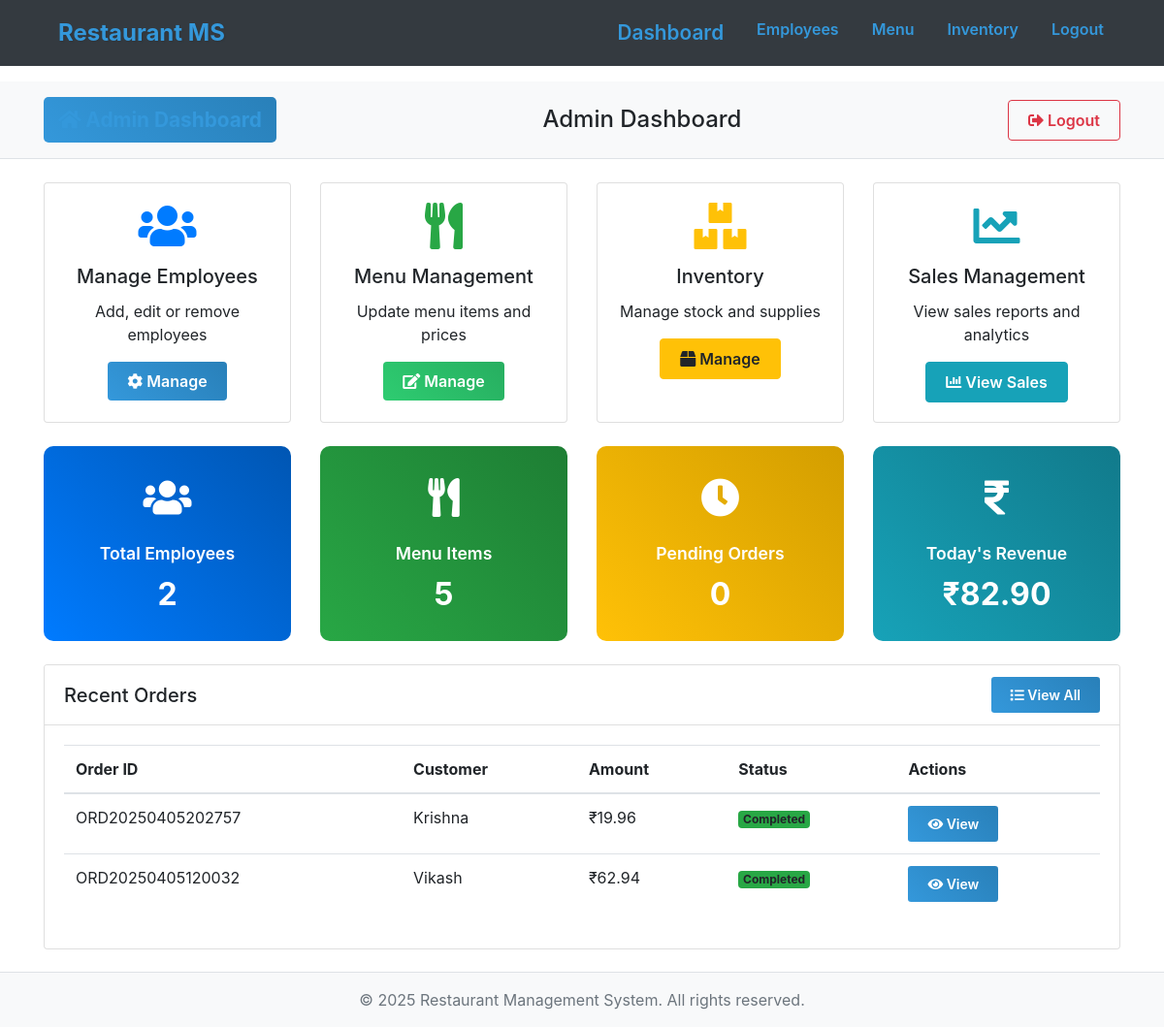
The app's page /admin/dashboard (signed in) with its own data.
### app/models.py (models this page shows, shortened)
class Orders(db.Model):
    __tablename__ = 'orders'
    orderID = db.Column(db.String(20), primary_key=True)
    employeeID = db.Column(db.Integer, db.ForeignKey('employee.id'), nullable=False)
    customerID = db.Column(db.Integer, db.ForeignKey('customer.id'), nullable=False)
    status = db.Column(db.Enum('Pending', 'Completed', name='order_status'), default='Pending')
    totalAmount = db.Column(db.Numeric(10, 2), nullable=False)
    employee = db.relationship('Employee', backref=db.backref('orders', lazy=True))
    customer = db.relationship('Customer', backref=db.backref('orders', lazy=True))

class Customer(db.Model):
    __tablename__ = 'customer'
    id = db.Column(db.Integer, primary_key=True, autoincrement=True)
    name = db.Column(db.String(100), nullable=False)
    email = db.Column(db.String(120), unique=True, nullable=False)
    phone = db.Column(db.String(20), nullable=False)

### app/routes/admin_routes.py (the view)
@admin_bp.route("/dashboard")
@admin_required
@login_required
def admin_dashboard():
    employee_count = Employee.query.count()
    menu_count = MenuItem.query.count()
    pending_orders = Orders.query.filter_by(status='Pending').count()
    today = date.today().strftime("%Y%m%d")
    today_orders = Orders.query.filter(
        Orders.orderID.like(f'ORD{today}%'),
        Orders.status == 'Completed'
    ).all()
    today_revenue = sum(order.totalAmount for order in today_orders)
    recent_orders = Orders.query.order_by(Orders.orderID.desc()).limit(5).all()
    stats = {
        'employee_count': employee_count,
        'menu_count': menu_count,
        'pending_orders': pending_orders,
        'today_revenue': today_revenue
    }
    return render_template("admin_dashboard.html", stats=stats, recent_orders=recent_orders)

### app/utils/access_control.py (called while the page is built)
def admin_required(f):
    @wraps(f)
    def decorated_function(*args, **kwargs):
        if not current_user.is_authenticated or current_user.role != "Admin":
            flash("Access restricted to Admins only.", "danger")
            return redirect(url_for("auth.choose_role"))
        return f(*args, **kwargs)
    return decorated_function

### app/templates/admin_dashboard.html (shortened to what this page needs)
{% extends "base.html" %}
{% block content %}
{% with page_title='Admin Dashboard' %}
{% include 'components/header.html' %}
{% endwith %}
<div class="container mt-4">
    <div class="row g-4 mb-4">
        <div class="col-md-6 col-lg-3">
            <div class="card h-100">
                <div class="card-body text-center">
                    <div class="card-icon text-primary mb-3">
                        <i class="fas fa-users fa-3x"></i>
                    </div>
                    <h5 class="card-title">Manage Employees</h5>
                    <p class="card-text">Add, edit or remove employees</p>
                    <a href="{{ url_for('admin.manage_employees') }}" class="btn btn-primary">
                        <i class="fas fa-cog"></i> Manage
                    </a>
                </div>
            </div>
        </div>
        <div class="col-md-6 col-lg-3">
            <div class="card h-100">
                <div class="card-body text-center">
                    <div class="card-icon text-success mb-3">
                        <i class="fas fa-utensils fa-3x"></i>
                    </div>
                    <h5 class="card-title">Menu Management</h5>
                    <p class="card-text">Update menu items and prices</p>
                    <a href="{{ url_for('admin.manage_menu') }}" class="btn btn-success">
                        <i class="fas fa-edit"></i> Manage
                    </a>
                </div>
            </div>
        </div>
        <div class="col-md-6 col-lg-3">
            <div class="card h-100">
                <div class="card-body text-center">
                    <div class="card-icon text-warning mb-3">
                        <i class="fas fa-boxes fa-3x"></i>
                    </div>
                    <h5 class="card-title">Inventory</h5>
                    <p class="card-text">Manage stock and supplies</p>
                    <a href="{{ url_for('admin.manage_inventory') }}" class="btn btn-warning">
                        <i class="fas fa-box"></i> Manage
                    </a>
                </div>
            </div>
        </div>
        <div class="col-md-6 col-lg-3">
            <div class="card h-100">
                <div class="card-body text-center">
                    <div class="card-icon text-info mb-3">
                        <i class="fas fa-chart-line fa-3x"></i>
                    </div>
                    <h5 class="card-title">Sales Management</h5>
                    <p class="card-text">View sales reports and analytics</p>
                    <a href="{{ url_for('admin.view_sales') }}" class="btn btn-info">
                        <i class="fas fa-chart-bar"></i> View Sales
                    </a>
                </div>
            </div>
        </div>
    </div>
    <div class="row g-4 mb-4">
        <div class="col-md-6 col-lg-3">
            <div class="card dashboard-card bg-primary text-white">
                <div class="card-body text-center">
                    <div class="card-icon">
                        <i class="fas fa-users"></i>
                    </div>
                    <h5 class="card-title">Total Employees</h5>
                    <p class="card-text">{{ stats.employee_count }}</p>
                </div>
            </div>
        </div>
        <div class="col-md-6 col-lg-3">
            <div class="card dashboard-card bg-success text-white">
                <div class="card-body text-center">
                    <div class="card-icon">
                        <i class="fas fa-utensils"></i>
                    </div>
                    <h5 class="card-title">Menu Items</h5>
                    <p class="card-text">{{ stats.menu_count }}</p>
                </div>
            </div>
        </div>
        <div class="col-md-6 col-lg-3">
            <div class="card dashboard-card bg-warning text-white">
                <div class="card-body text-center">
                    <div class="card-icon">
                        <i class="fas fa-clock"></i>
                    </div>
                    <h5 class="card-title">Pending Orders</h5>
                    <p class="card-text">{{ stats.pending_orders }}</p>
                </div>
            </div>
        </div>
        <div class="col-md-6 col-lg-3">
            <div class="card dashboard-card bg-info text-white">
                <div class="card-body text-center">
                    <div class="card-icon">
                        <i class="fas fa-rupee-sign"></i>
                    </div>
                    <h5 class="card-title">Today's Revenue</h5>
                    <p class="card-text">₹{{ "%.2f"|format(stats.today_revenue) }}</p>
                </div>
            </div>
        </div>
    </div>
    <div class="card mb-4">
        <div class="card-header bg-white d-flex justify-content-between align-items-center">
            <h5 class="mb-0">Recent Orders</h5>
            <a href="{{ url_for('admin.view_sales') }}" class="btn btn-sm btn-primary">
                <i class="fas fa-list"></i> View All
            </a>
        </div>
        <div class="card-body">
            <div class="table-responsive">
                <table class="table table-hover">
                    <thead>
                        <tr>
                            <th>Order ID</th>
                            <th>Customer</th>
                            <th>Amount</th>
                            <th>Status</th>
                            <th>Actions</th>
                        </tr>
                    </thead>
                    <tbody>
                        {% for order in recent_orders %}
                        <tr>
                            <td>{{ order.orderID }}</td>
                            <td>{{ order.customer.name }}</td>
                            <td>₹{{ "%.2f"|format(order.totalAmount) }}</td>
                            <td>
                                <span class="badge {% if order.status == 'Completed' %}bg-success{% else %}bg-warning{% endif %}">
                                    {{ order.status }}
                                </span>
                            </td>
                            <td>
                                <a href="{{ url_for('employee.view_order_details', order_id=order.orderID) }}"
                                   class="btn btn-sm btn-primary">
                                    <i class="fas fa-eye"></i> View
                                </a>
                            </td>
                        </tr>
                        {% endfor %}
                    </tbody>
                </table>
            </div>
        </div>
    </div>
</div>
{% endblock %}

### app/static/css/custom.css (style rules this page uses)
.card { transition: transform 0.3s ease, box-shadow 0.3s ease; background: white; }
.dashboard-card { border: none; border-radius: 10px; overflow: hidden; transition: all 0.3s ease; }
.dashboard-card.bg-primary { background: linear-gradient(45deg, #007bff, #0056b3) !important; }
.dashboard-card.bg-success { background: linear-gradient(45deg, #28a745, #1e7e34) !important; }
.dashboard-card.bg-warning { background: linear-gradient(45deg, #ffc107, #d39e00) !important; }
.dashboard-card.bg-info { background: linear-gradient(45deg, #17a2b8, #117a8b) !important; }
.dashboard-card .card-body { padding: 1.5rem; }
.dashboard-card .card-title { font-size: 1.1rem; font-weight: 600; margin-bottom: 0.5rem; }
.dashboard-card .card-text { font-size: 2rem; font-weight: bold; }
.dashboard-card .card-icon { font-size: 2.5rem; margin-bottom: 1rem; }
.btn { transition: all 0.3s ease; position: relative; overflow: hidden; padding: 8px 20px; font-weight: 600; }
.card.h-100 .card-body .btn-primary { background: linear-gradient(45deg, #3498db, #2980b9); border: none; color: white; }
.card.h-100 .card-body .btn-success { background: linear-gradient(45deg, #2ecc71, #27ae60); border: none; color: white; }
.card-header .btn-primary { background-color: #007bff; border-color: #007bff; color: white; }
.table-hover tbody tr { transition: background-color 0.2s ease, transform 0.2s ease; }
.card.h-100 { transition: all 0.3s ease; }
.card.h-100 .card-icon { transition: transform 0.3s ease; }
.card.h-100 .btn { transition: all 0.3s ease; margin-top: auto; }
.card .card-header .btn-primary { background: linear-gradient(45deg, #3498db, #2980b9); border: none; color: white; }
.btn-primary { background: linear-gradient(45deg, #3498db, #2980b9); border: none; color: white; }

### records on screen
Orders: orderID "ORD20250405202757", customer.name "Krishna", totalAmount "19.96", status "Completed"
Orders: orderID "ORD20250405120032", customer.name "Vikash", totalAmount "62.94", status "Completed"

### other values on screen
{{ page_title|default('Restaurant Management System') }} "Admin Dashboard"
{{ stats.employee_count }} "2"
{{ stats.menu_count }} "5"
{{ stats.pending_orders }} "0"
{{ "%.2f"|format(stats.today_revenue) }} "82.90"
